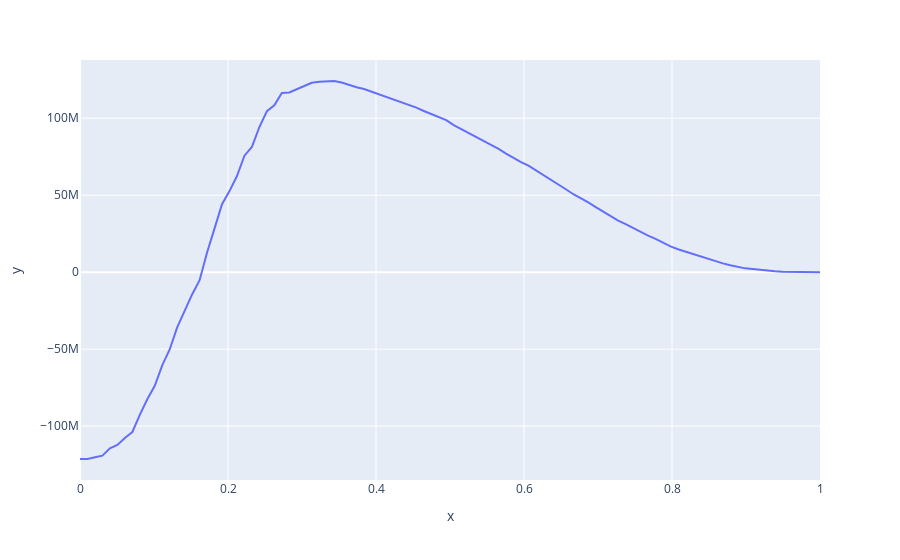

Notebook source saved alongside this figure:
### Code cell
def analyse_pnl(taux=0.04, default_rate=1):
    threshold_list = np.linspace(0, 1, 100)
    pnl_list = []

    for threshold in threshold_list:
        v = 0
        for m, y_true, y_pred_proba in zip(
            montant_list, y_true_list, y_pred_proba_list
        ):
            v += calcul_pnl_one_complexe(
                m,
                y_true=y_true,
                y_pred_proba=y_pred_proba,
                threshold=threshold,
                default_rate=default_rate,
                taux=taux,
            )
        pnl_list.append(v)


fig = px.line(x=threshold_list, y=pnl_list)
fig.show()
